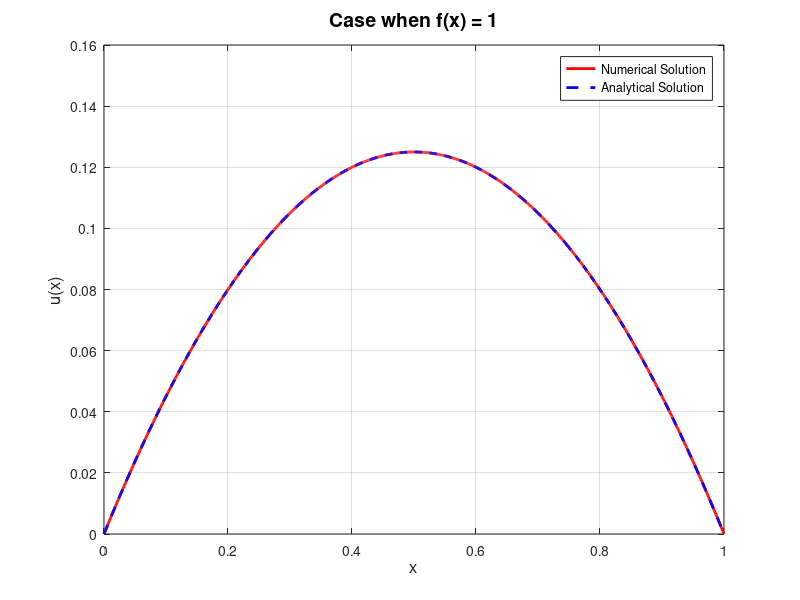

MATLAB code for this plot:
close all; clc;

% Parameters
N = 1000; 
h = 1 / N; 
x = linspace(0, 1, N+1)'; 
u0 = 0; % Boundary condition: u(0)
u1 = 0; % Boundary condition: u(1)

% Source function f(x)
f = ones(size(x)); 

% Constructing the matrix
A = zeros(N-1, N-1);
for i = 1:N-1
    if i > 1
        A(i, i-1) = -1 / h^2; % Lower diagonal
    end
    A(i, i) = 2 / h^2; % Main diagonal
    if i < N-1
        A(i, i+1) = -1 / h^2; % Upper diagonal
    end
end


b = f(2:end-1); 
b(1) = b(1) - u0 / h^2; 
b(end) = b(end) - u1 / h^2; 

% LU Decomposition
[L, U] = lu(A);

y = L \ b; 
u_interior = U \ y; 
u_numerical = [u0; u_interior; u1];


u_analytical = (x .* (1 - x)) / 2;

error = norm(u_numerical - u_analytical, Inf);
fprintf('Error: %e\n', error);

figure;
plot(x, u_numerical, 'r-', 'LineWidth', 2); hold on;
plot(x, u_analytical, 'b--', 'LineWidth', 2);
xlabel('x', 'FontSize', 12);
ylabel('u(x)', 'FontSize', 12);
legend('Numerical Solution', 'Analytical Solution');
title('Case when f(x) = 1', 'FontSize', 14);
grid on;
hold off;
